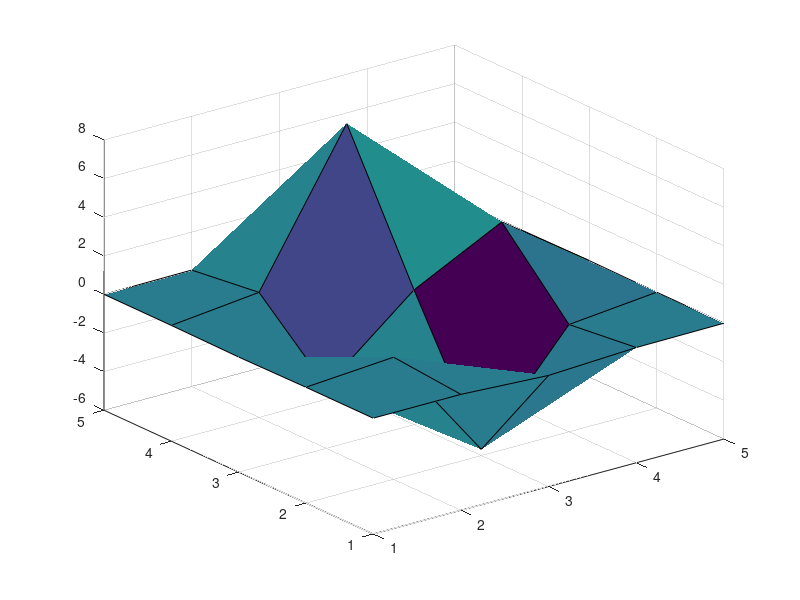

MATLAB code to generate this figure: (Note: this script raises an error after producing the figure.)
%=============================================================================
% Copyright (c) 2016-present Allan CORNET (Nelson)
%=============================================================================
% This file is part of Nelson.
%=============================================================================
% LICENCE_BLOCK_BEGIN
% SPDX-License-Identifier: LGPL-3.0-or-later
% LICENCE_BLOCK_END
%=============================================================================
% <--ADV-CLI MODE-->
%=============================================================================
close all
f = figure('Visible', 'off');
ax = axes('Parent', f);
s = surf(ax, peaks(5));
asserts.isapprox(s.AmbientStrength, 0.3, 1e-12);
asserts.isapprox(s.DiffuseStrength, 0.6, 1e-12);
asserts.isapprox(s.SpecularStrength, 0.9, 1e-12);
asserts.isapprox(s.SpecularExponent, 10, 1e-12);
asserts.isapprox(s.SpecularColorReflectance, 1, 1e-12);
shading(ax, 'flat');
asserts.isequal(s.FaceColor, 'flat');
asserts.isequal(s.EdgeColor, 'none');
shading(ax, 'interp');
asserts.isequal(s.FaceColor, 'interp');
asserts.isequal(s.EdgeColor, 'none');
shading(ax, 'faceted');
asserts.isequal(s.FaceColor, 'flat');
asserts.isequal(s.EdgeColor, [0 0 0]);
%=============================================================================
lighting(ax, 'gouraud');
asserts.isequal(s.FaceLighting, 'gouraud');
asserts.isequal(s.EdgeLighting, 'gouraud');
lighting(ax, 'none');
asserts.isequal(s.FaceLighting, 'none');
asserts.isequal(s.EdgeLighting, 'none');
lighting(ax, 'phong');
asserts.isequal(s.FaceLighting, 'phong');
asserts.isequal(s.EdgeLighting, 'phong');
asserts.checkerror('lighting(ax, ''bogus'')', getString(message('Nelson:lighting:invalidPropertyValue')));
%=============================================================================
material(ax, 'shiny');
asserts.isapprox(s.AmbientStrength, 0.3, 1e-12);
asserts.isapprox(s.DiffuseStrength, 0.6, 1e-12);
asserts.isapprox(s.SpecularStrength, 0.9, 1e-12);
asserts.isapprox(s.SpecularExponent, 20, 1e-12);
asserts.isapprox(s.SpecularColorReflectance, 1, 1e-12);
material(ax, [0.2 0.7 0.1 8 0.5]);
asserts.isapprox(s.AmbientStrength, 0.2, 1e-12);
asserts.isapprox(s.DiffuseStrength, 0.7, 1e-12);
asserts.isapprox(s.SpecularStrength, 0.1, 1e-12);
asserts.isapprox(s.SpecularExponent, 8, 1e-12);
asserts.isapprox(s.SpecularColorReflectance, 0.5, 1e-12);
%=============================================================================
% a three-element vector [ka kd ks] sets the three strengths and leaves the
% specular exponent and color reflectance untouched.
material(ax, [0.4 0.5 0.6]);
asserts.isapprox(s.AmbientStrength, 0.4, 1e-12);
asserts.isapprox(s.DiffuseStrength, 0.5, 1e-12);
asserts.isapprox(s.SpecularStrength, 0.6, 1e-12);
asserts.isapprox(s.SpecularExponent, 8, 1e-12);
asserts.isapprox(s.SpecularColorReflectance, 0.5, 1e-12);
%=============================================================================
vn = zeros(5, 5, 3);
vn(:, :, 3) = 1;
s.VertexNormals = vn;
s.VertexNormalsMode = 'manual';
asserts.isequal(s.VertexNormalsMode, 'manual');
asserts.isequal(size(s.VertexNormals), [5 5 3]);
%=============================================================================
p = patch(ax, [0 1 0], [0 0 1], [0 0 0], 'r');
p.FaceNormals = [0 0 1];
p.FaceNormalsMode = 'manual';
p.VertexNormals = [0 0 1; 0 0 1; 0 0 1];
p.VertexNormalsMode = 'manual';
asserts.isequal(p.FaceNormalsMode, 'manual');
asserts.isequal(p.VertexNormalsMode, 'manual');
close all
%=============================================================================
% material accepts an explicit object (or object array) target, not only an axes
f2 = figure('Visible', 'off');
s1 = surf(peaks(8));
s2 = surf(peaks(8));
material(s1, [0.1 0.2 0.3 4 0.5]);
asserts.isapprox(s1.AmbientStrength, 0.1, 1e-12);
asserts.isapprox(s1.SpecularExponent, 4, 1e-12);
material([s1; s2], [0.6 0.6 1 1 1]);
asserts.isapprox(s1.DiffuseStrength, 0.6, 1e-12);
asserts.isapprox(s2.SpecularStrength, 1, 1e-12);
material(s2, 'metal');
asserts.isapprox(s2.SpecularColorReflectance, 0.5, 1e-12);
close(f2);
%=============================================================================
